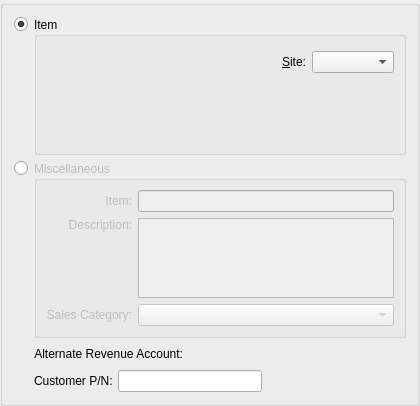
      <widget class="QGroupBox" name="_itemTypeGroup">
       <property name="title">
        <string/>
       </property>
       <layout class="QGridLayout">
        <item row="0" column="0">
         <layout class="QVBoxLayout">
          <property name="spacing">
           <number>0</number>
          </property>
          <item>
           <widget class="QRadioButton" name="_itemSelected">
            <property name="text">
             <string/>
            </property>
            <property name="checked">
             <bool>true</bool>
            </property>
           </widget>
          </item>
          <item>
           <spacer>
            <property name="orientation">
             <enum>Qt::Vertical</enum>
            </property>
            <property name="sizeType">
             <enum>QSizePolicy::Expanding</enum>
            </property>
            <property name="sizeHint" stdset="0">
             <size>
              <width>10</width>
              <height>10</height>
             </size>
            </property>
           </spacer>
          </item>
         </layout>
        </item>
        <item row="0" column="1">
         <widget class="QGroupBox" name="_itemGroup">
          <property name="title">
           <string>Item</string>
          </property>
          <layout class="QGridLayout">
           <item row="0" column="0">
            <widget class="ItemCluster" name="_item">
             <property name="sizePolicy">
              <sizepolicy hsizetype="Preferred" vsizetype="Preferred">
               <horstretch>0</horstretch>
               <verstretch>0</verstretch>
              </sizepolicy>
             </property>
             <property name="focusPolicy">
              <enum>Qt::StrongFocus</enum>
             </property>
            </widget>
           </item>
           <item row="0" column="1">
            <layout class="QGridLayout">
             <property name="topMargin">
              <number>5</number>
             </property>
             <item row="0" column="0">
              <widget class="QLabel" name="_warehouseLit">
               <property name="text">
                <string>&amp;Site:</string>
               </property>
               <property name="alignment">
                <set>Qt::AlignRight|Qt::AlignTrailing|Qt::AlignVCenter</set>
               </property>
               <property name="buddy">
                <cstring>_warehouse</cstring>
               </property>
              </widget>
             </item>
             <item row="0" column="1">
              <widget class="WComboBox" name="_warehouse">
               <property name="type">
                <enum>WComboBox::Sold</enum>
               </property>
              </widget>
             </item>
             <item row="1" column="1">
              <spacer>
               <property name="orientation">
                <enum>Qt::Vertical</enum>
               </property>
               <property name="sizeType">
                <enum>QSizePolicy::Expanding</enum>
               </property>
               <property name="sizeHint" stdset="0">
                <size>
                 <width>72</width>
                 <height>70</height>
                </size>
               </property>
              </spacer>
             </item>
            </layout>
           </item>
          </layout>
         </widget>
        </item>
        <item row="1" column="0" rowspan="3">
         <layout class="QVBoxLayout">
          <property name="spacing">
           <number>0</number>
          </property>
          <item>
           <widget class="QRadioButton" name="_miscSelected">
            <property name="text">
             <string/>
            </property>
           </widget>
          </item>
          <item>
           <spacer>
            <property name="orientation">
             <enum>Qt::Vertical</enum>
            </property>
            <property name="sizeType">
             <enum>QSizePolicy::Expanding</enum>
            </property>
            <property name="sizeHint" stdset="0">
             <size>
              <width>10</width>
              <height>10</height>
             </size>
            </property>
           </spacer>
          </item>
         </layout>
        </item>
        <item row="1" column="1">
         <widget class="QGroupBox" name="_miscGroup">
          <property name="enabled">
           <bool>false</bool>
          </property>
          <property name="title">
           <string>Miscellaneous</string>
          </property>
          <layout class="QGridLayout">
           <item row="0" column="1">
            <widget class="XLineEdit" name="_itemNumber"/>
           </item>
           <item row="2" column="1">
            <widget class="XComboBox" name="_salescat">
             <property name="allowNull">
              <bool>true</bool>
             </property>
             <property name="type">
              <enum>XComboBox::SalesCategoriesActive</enum>
             </property>
            </widget>
           </item>
           <item row="1" column="0">
            <layout class="QVBoxLayout">
             <property name="spacing">
              <number>0</number>
             </property>
             <item>
              <widget class="QLabel" name="_descripLit">
               <property name="sizePolicy">
                <sizepolicy hsizetype="Minimum" vsizetype="Minimum">
                 <horstretch>0</horstretch>
                 <verstretch>0</verstretch>
                </sizepolicy>
               </property>
               <property name="text">
                <string>Description:</string>
               </property>
               <property name="alignment">
                <set>Qt::AlignRight|Qt::AlignTrailing|Qt::AlignVCenter</set>
               </property>
               <property name="buddy">
                <cstring>_itemDescrip</cstring>
               </property>
              </widget>
             </item>
             <item>
              <spacer>
               <property name="orientation">
                <enum>Qt::Vertical</enum>
               </property>
               <property name="sizeType">
                <enum>QSizePolicy::Expanding</enum>
               </property>
               <property name="sizeHint" stdset="0">
                <size>
                 <width>16</width>
                 <height>0</height>
                </size>
               </property>
              </spacer>
             </item>
            </layout>
           </item>
           <item row="0" column="0">
            <widget class="QLabel" name="_itemNumberLit">
             <property name="text">
              <string>Item:</string>
             </property>
             <property name="alignment">
              <set>Qt::AlignRight|Qt::AlignTrailing|Qt::AlignVCenter</set>
             </property>
             <property name="buddy">
              <cstring>_itemNumber</cstring>
             </property>
            </widget>
           </item>
           <item row="2" column="0">
            <widget class="QLabel" name="_salescatLit">
             <property name="text">
              <string>Sales Category:</string>
             </property>
             <property name="alignment">
              <set>Qt::AlignRight|Qt::AlignTrailing|Qt::AlignVCenter</set>
             </property>
             <property name="buddy">
              <cstring>_salescat</cstring>
             </property>
            </widget>
           </item>
           <item row="1" column="1">
            <widget class="XTextEdit" name="_itemDescrip">
             <property name="sizePolicy">
              <sizepolicy hsizetype="Expanding" vsizetype="Preferred">
               <horstretch>0</horstretch>
               <verstretch>0</verstretch>
              </sizepolicy>
             </property>
             <property name="maximumSize">
              <size>
               <width>16777215</width>
               <height>80</height>
              </size>
             </property>
            </widget>
           </item>
          </layout>
         </widget>
        </item>
        <item row="3" column="1">
         <layout class="QHBoxLayout">
          <property name="spacing">
           <number>5</number>
          </property>
          <item>
           <widget class="QLabel" name="_custPnLit">
            <property name="text">
             <string>Customer P/N:</string>
            </property>
           </widget>
          </item>
          <item>
           <widget class="XLineEdit" name="_custPn"/>
          </item>
          <item>
           <spacer>
            <property name="orientation">
             <enum>Qt::Horizontal</enum>
            </property>
            <property name="sizeHint" stdset="0">
             <size>
              <width>40</width>
              <height>20</height>
             </size>
            </property>
           </spacer>
          </item>
         </layout>
        </item>
        <item row="2" column="1">
         <layout class="QHBoxLayout" name="horizontalLayout_2">
          <item>
           <widget class="QLabel" name="_altRevAccntLit">
            <property name="text">
             <string>Alternate Revenue Account:</string>
            </property>
            <property name="alignment">
             <set>Qt::AlignRight|Qt::AlignTrailing|Qt::AlignVCenter</set>
            </property>
           </widget>
          </item>
          <item>
           <widget class="GLCluster" name="_altRevAccnt">
            <property name="enabled">
             <bool>true</bool>
            </property>
            <property name="focusPolicy">
             <enum>Qt::StrongFocus</enum>
            </property>
           </widget>
          </item>
          <item>
           <spacer name="horizontalSpacer_2">
            <property name="orientation">
             <enum>Qt::Horizontal</enum>
            </property>
            <property name="sizeHint" stdset="0">
             <size>
              <width>40</width>
              <height>20</height>
             </size>
            </property>
           </spacer>
          </item>
         </layout>
        </item>
       </layout>
      </widget>
